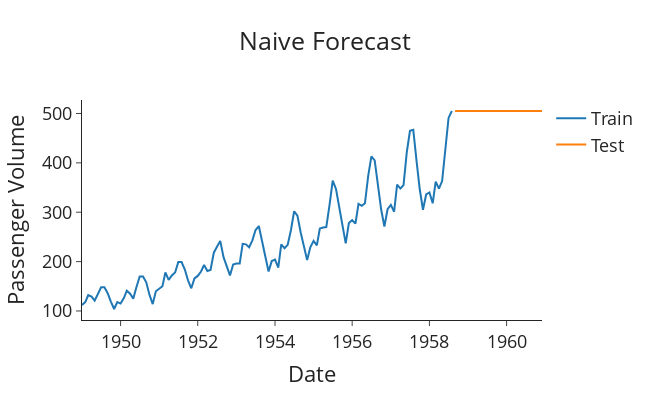

Notebook source saved alongside this figure:
### Markdown cell above
This model is considered the benchmark for any forecast and is often used to model stock market and financial data due to its erratic nature. The naive model can also be called random-walk-without-drift model.

### Code cell
# Naive forecast
test['naive_forecast'] = train['#Passengers'].iloc[-1]
plot_func(test['naive_forecast'], 'Naive Forecast')
